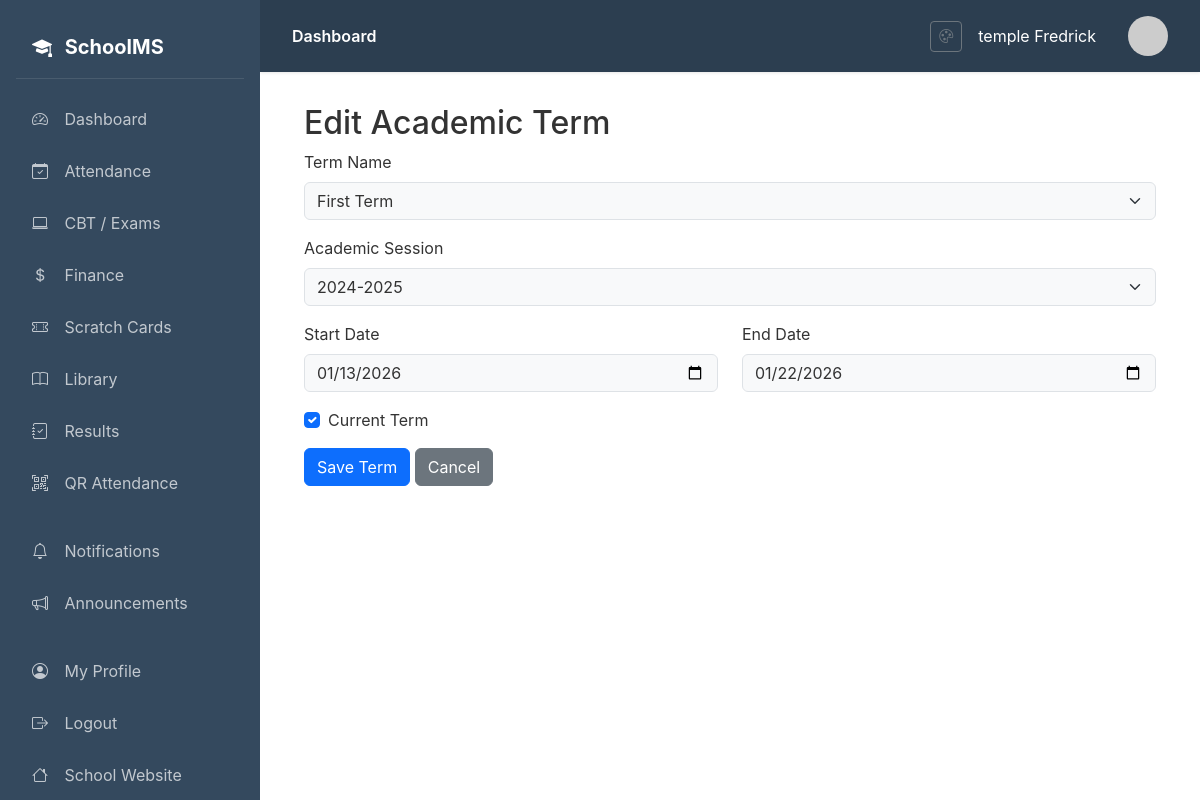
Screenshot of /dashboard/terms/1/edit/ (signed in) with the database file from the repository.
### core/models.py (models this page shows, shortened)
class Term(models.Model):
    TERM_CHOICES = [
        ('First', 'First Term'),
        ('Second', 'Second Term'),
        ('Third', 'Third Term'),
    ]
    name = models.CharField(max_length=20, choices=TERM_CHOICES)
    session = models.ForeignKey(AcademicSession, on_delete=models.CASCADE)
    start_date = models.DateField()
    end_date = models.DateField()
    is_current = models.BooleanField(default=False)

class AcademicSession(models.Model):
    name = models.CharField(max_length=100)
    start_date = models.DateField()
    end_date = models.DateField()
    is_current = models.BooleanField(default=False)

### core/views.py (the view, shortened to what this page needs)
# urls.py: path('terms/<int:pk>/edit/', views.term_edit, name='term_edit'),
@login_required
def term_edit(request, pk):
    term = get_object_or_404(Term, pk=pk)
    sessions = AcademicSession.objects.all()
    return render(request, 'core/term_form.html', {'term': term, 'sessions': sessions})

### templates/core/term_form.html (shortened to what this page needs)
{% extends 'base.html' %}
{% block content %}
<div class="container mt-4">
    <h2>{% if term %}Edit{% else %}Add{% endif %} Academic Term</h2>
    <form method="post">
        <div class="mb-3">
            <label class="form-label">Term Name</label>
            <select name="name" class="form-select" required>
                <option value="First" {% if term.name == 'First' %}selected{% endif %}>First Term</option>
            </select>
        </div>
        <div class="mb-3">
            <label class="form-label">Academic Session</label>
            <select name="session" class="form-select" required>
                {% for session in sessions %}
                <option value="{{ session.id }}" {% if term.session.id == session.id %}selected{% endif %}>{{ session.name }}</option>
                {% endfor %}
            </select>
        </div>
        <div class="row">
            <div class="col-md-6 mb-3">
                <label class="form-label">Start Date</label>
                <input type="date" name="start_date" class="form-control" value="{{ term.start_date|date:'Y-m-d' }}" required>
            </div>
            <div class="col-md-6 mb-3">
                <label class="form-label">End Date</label>
                <input type="date" name="end_date" class="form-control" value="{{ term.end_date|date:'Y-m-d' }}" required>
            </div>
        </div>
        <div class="mb-3 form-check">
            <input type="checkbox" name="is_current" class="form-check-input" id="isCurrent" {% if term.is_current %}checked{% endif %}>
            <label class="form-check-label" for="isCurrent">Current Term</label>
        </div>
        <button type="submit" class="btn btn-primary">Save Term</button>
        <a href="{% url 'core:term_list' %}" class="btn btn-secondary">Cancel</a>
    </form>
</div>
{% endblock %}

### templates/base.html (shortened to what this page needs)
{% load static %}
<!DOCTYPE html>
<html lang="en">
<head>
    <link href="https://cdn.jsdelivr.net/npm/bootstrap@5.3.2/dist/css/bootstrap.min.css" rel="stylesheet">
    <link href="https://cdn.jsdelivr.net/npm/bootstrap-icons@1.11.1/font/bootstrap-icons.css" rel="stylesheet">
    <link rel="stylesheet" href="{% static 'css/theme.css' %}">
</head>
<body>
    <nav class="sidebar">
        <div class="brand">
            <i class="bi bi-mortarboard-fill me-2"></i>
            SchoolMS
        </div>
        <ul class="nav flex-column">
            <li class="nav-item">
                <a class="nav-link {% if request.resolver_match.url_name == 'dashboard' %}active{% endif %}" href="{% url 'core:dashboard' %}">
                    <i class="bi bi-speedometer2"></i> Dashboard
                </a>
            </li>
            {% if user.profile.role == 'admin' or user.profile.role == 'teacher' or user.profile.role == 'student' %}
            <li class="nav-item">
                <a class="nav-link {% if 'attendance' in request.path %}active{% endif %}" href="{% url 'attendance:dashboard' %}">
                    <i class="bi bi-calendar-check"></i> Attendance
                </a>
            </li>
            {% endif %}
            <li class="nav-item">
                <a class="nav-link {% if 'cbt' in request.path %}active{% endif %}" href="{% url 'cbt:dashboard' %}">
                    <i class="bi bi-laptop"></i> CBT / Exams
                </a>
            </li>
            {% if user.profile.role == 'admin' or user.profile.role == 'accountant' or user.profile.role == 'student' %}
            <li class="nav-item">
                <a class="nav-link {% if 'finance' in request.path %}active{% endif %}" href="{% url 'finance:dashboard' %}">
                    <i class="bi bi-currency-dollar"></i> Finance
                </a>
            </li>
            <li class="nav-item">
                <a class="nav-link {% if 'scratchcard' in request.path %}active{% endif %}" href="{% url 'scratchcard:dashboard' %}">
                    <i class="bi bi-ticket-perforated"></i> Scratch Cards
                </a>
            </li>
            {% endif %}
            {% if user.profile.role == 'admin' or user.profile.role == 'librarian' or user.profile.role == 'teacher' or user.profile.role == 'student' %}
            <li class="nav-item">
                <a class="nav-link {% if 'library' in request.path %}active{% endif %}" href="{% url 'library:dashboard' %}">
                    <i class="bi bi-book"></i> Library
                </a>
            </li>
            {% endif %}
            <li class="nav-item">
                <a class="nav-link {% if 'results' in request.path %}active{% endif %}" href="{% url 'students:results_dashboard' %}">
                    <i class="bi bi-journal-check"></i> Results
                </a>
            </li>
            <li class="nav-item">
                <a class="nav-link" href="{% url 'attendance:qr_scanner' %}">
                    <i class="bi bi-qr-code-scan"></i> QR Attendance
                </a>
            </li>
            <li class="nav-item mt-3">
                <a class="nav-link {% if 'notifications' in request.path %}active{% endif %}" href="{% url 'notifications:list' %}">
                    <i class="bi bi-bell"></i> Notifications
                </a>
            </li>
            <li class="nav-item">
                <a class="nav-link" href="{% url 'notifications:announcements' %}">
                    <i class="bi bi-megaphone"></i> Announcements
                </a>
            </li>
            <li class="nav-item mt-3">
                <a class="nav-link" href="{% url 'accounts:profile' %}">
                    <i class="bi bi-person-circle"></i> My Profile
                </a>
            </li>
            <li class="nav-item">
                <a class="nav-link" href="{% url 'accounts:logout' %}">
                    <i class="bi bi-box-arrow-right"></i> Logout
                </a>
            </li>
            <li class="nav-item">
                <a class="nav-link" href="{% url 'homepage:home' %}">
                    <i class="bi bi-house"></i> School Website
                </a>
            </li>
        </ul>
    </nav>
    <main class="main-content">
        <div class="top-bar">
            <div>
                <span class="fw-semibold">{% block page_title %}Dashboard{% endblock %}</span>
            </div>
            <div class="d-flex align-items-center gap-3">
                <a href="{% url 'accounts:theme_settings' %}" class="btn btn-sm btn-outline-secondary" title="Theme Settings">
                    <i class="bi bi-palette"></i>
                </a>
                <span class="me-3">{{ user.get_full_name|default:user.username }}</span>
                 {% if user.profile.avatar %}
                <img src="{{ user.profile.avatar.url }}" class="avatar" style="width: 40px; height: 40px; object-fit: cover;" alt="Avatar">
                {% else %}
                <img src="https://ui-avatars.com/api/?name={{ user.username }}&background=4f46e5&color=fff" class="avatar" alt="Avatar">
                {% endif %}
            </div>
        </div>
        {% block content %}{% endblock %}
    </main>
</body>
</html>

### static/css/theme.css (style rules this page uses)
:root { --primary-color: #0d6efd; --secondary-color: #6c757d; --accent-color: #198754; --navbar-color: #2c3e50; --sidebar-color: #34495e; --background-color: #ffffff; --text-color: #333333; --light-bg: #f8f9fa; --border-color: #dee2e6; }
body { background-color: var(--background-color); color: var(--text-color); transition: background-color 0.3s ease, color 0.3s ease; }
.sidebar { background-color: var(--sidebar-color) !important; transition: background-color 0.3s ease; }
.top-bar { background-color: var(--navbar-color) !important; color: white; transition: background-color 0.3s ease; }
.btn-primary { background-color: var(--primary-color) !important; border-color: var(--primary-color) !important; }
.main-content { background-color: var(--background-color); transition: background-color 0.3s ease; }
.form-control, .form-select { background-color: var(--light-bg); color: var(--text-color); border-color: var(--border-color); }
.sidebar .nav-link { color: rgba(255, 255, 255, 0.7); }

### templates/base.html (style rules this page uses)
body { font-family: 'Inter', -apple-system, BlinkMacSystemFont, 'Segoe UI', Roboto, sans-serif; background-color: var(--background-color); }
.sidebar { position: fixed; top: 0; left: 0; height: 100vh; width: var(--sidebar-width); background-color: var(--sidebar-color); padding: 1rem; overflow-y: auto; z-index: 1000; }
.sidebar .brand { color: #fff; font-size: 1.25rem; font-weight: 700; padding: 1rem; margin-bottom: 1rem; border-bottom: 1px solid rgba(255,255,255,0.1); }
.sidebar .nav-link { color: rgba(255,255,255,0.7); padding: 0.75rem 1rem; border-radius: 0.5rem; margin-bottom: 0.25rem; transition: all 0.2s; }
.sidebar .nav-link i { width: 24px; margin-right: 0.75rem; }
.main-content { margin-left: var(--sidebar-width); padding: 2rem; min-height: 100vh; background-color: var(--background-color); color: var(--text-color); }
.top-bar { background-color: var(--navbar-color); color: white; padding: 1rem 2rem; margin: -2rem -2rem 2rem -2rem; box-shadow: 0 1px 3px rgba(0,0,0,0.1); display: flex; justify-content: space-between; align-items: center; }
.btn-primary { background: var(--primary-color); border-color: var(--primary-color); }
.avatar { width: 40px; height: 40px; border-radius: 50%; object-fit: cover; }

### rows the page displays
Term: name "First Term", session "2024-2025", start_date "01/13/2026", end_date "01/22/2026", is_current "☑"

### other values shown
{{ user.get_full_name|default:user.username }} "temple Fredrick"
